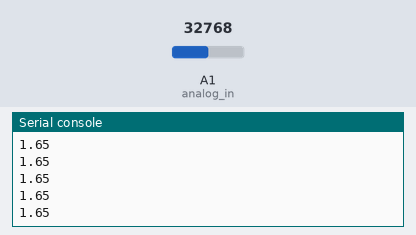
Simulated run of this program. Board: CircuitPython board. On the bench: the last lines printed to the serial console. The inputs (shaded band) are chosen by the test bench; at power-on: A1 (analog_in) = 32768 (analog values on the 0–65535 scale).

Above: at 1.2 s.
1.3 s: A1 (analog_in) set to 45874
At 1.31 s:
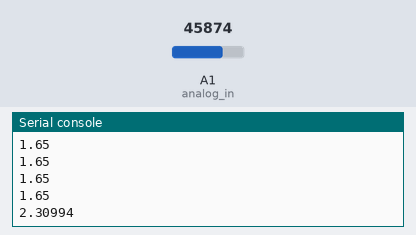
2.8 s: A1 (analog_in) set to 57670
At 2.81 s:
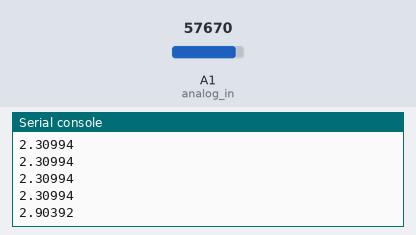
Timing chart, 0 to 5.8 s (numbered marks = the images above; inputs shaded):
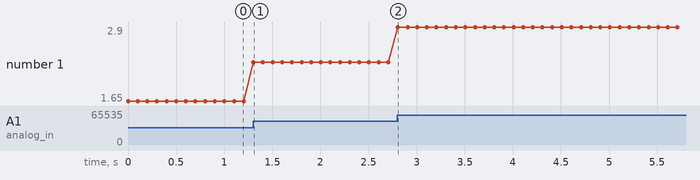

The program:

analog_in.py
```python
import time
import board
from analogio import AnalogIn

analog_in = AnalogIn(board.A1)

def get_voltage(pin):
    # Map 12-bit data to voltage (0-3.3V)
    return (pin.value * 3.3) / 65536

while True:
    print(get_voltage(analog_in))
    time.sleep(.1) # read 10 times per second
```

Measured:
- after the input at 1.3 s, the serial console: prints a new line at once (image 1)
- after the input at 2.8 s, the serial console: prints a new line at once (image 2)
- plotted number 1: 1.65 → 2.31 after the input at 1.3 s, 2.31 → 2.9 after the input at 2.8 s
